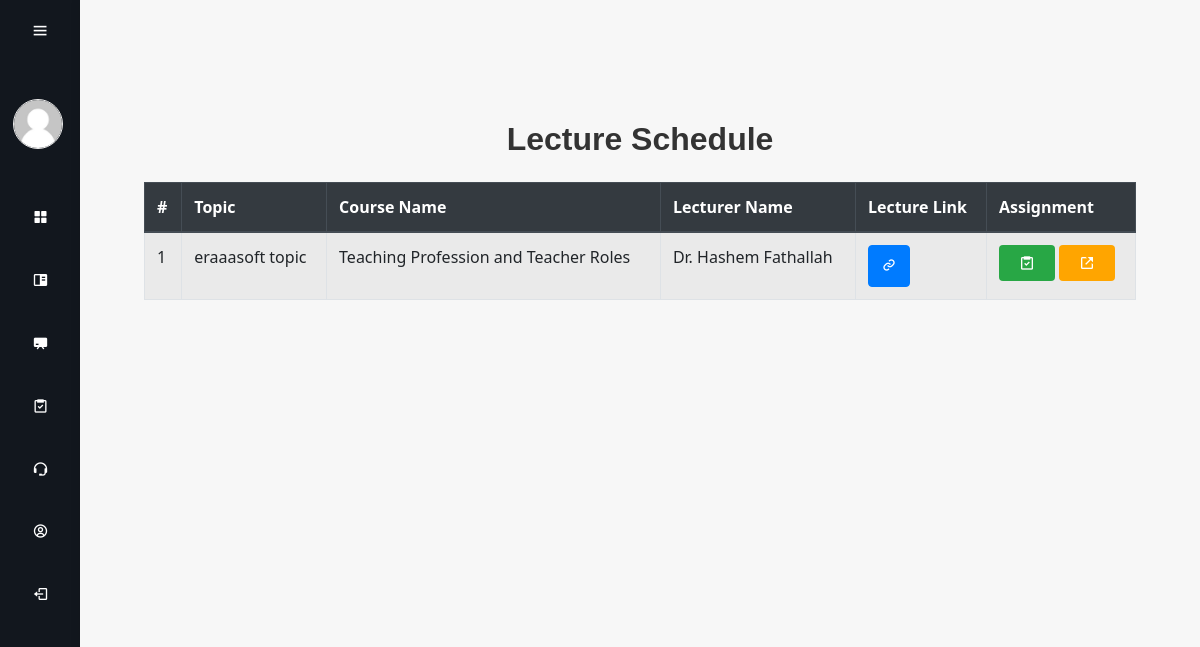
The page /index.php?page=lecture (signed in) on the database its author committed.
### tables this page shows
CREATE TABLE `courses` (
  `course_id` int(11) NOT NULL,
  `course_name` varchar(255) NOT NULL,
  `year` enum('First Year','Second Year','Third Year','Fourth Year') NOT NULL,
  `major` enum('Arabic Language','Geography','Chemistry','Physics','English Language','French Language','Science','Social Studies','Biology','Mathematics') NOT NULL,
  `lecture_times` varchar(255) DEFAULT NULL,
  `lecturer_name` varchar(255) DEFAULT 'Dr. Hashem Fathallah',
  `lecture_location` varchar(255) DEFAULT NULL
);

CREATE TABLE `lectures` (
  `lecture_id` int(11) NOT NULL,
  `course_id` int(11) NOT NULL,
  `professor_id` int(11) NOT NULL DEFAULT 2,
  `topic` varchar(255) NOT NULL,
  `drive_link` varchar(255) DEFAULT NULL,
  `lecture_date` datetime DEFAULT current_timestamp()
);

### core/functions.php (called while the page is built, shortened)
<?php
function url($path)
{
  return BASE_URL . "index.php?page=" . $path;
}

### views/lecture.php (the view, shortened to what this page needs)
<?php
require_once ROOT_PATH . "core/functions.php";
if (isset($_SESSION["student_id"])) {
    $student_id = $_SESSION["student_id"];
    $conn = mysqli_connect("localhost", "root", "", "edumanage");
    $sql = "SELECT c.*, l.*, p.*, a.task_link
    FROM students s
    JOIN courses c ON s.course_id = c.course_id
    JOIN lectures l ON c.course_id = l.course_id
    JOIN professor p ON l.professor_id = p.professor_id
    LEFT JOIN assignments a ON l.lecture_id = a.lecture_id AND a.student_id = s.student_id
    WHERE s.student_id = '$student_id'";
    $result = mysqli_query($conn, $sql);
}
require_once ROOT_PATH . "inc/header.php";
require_once ROOT_PATH . "inc/nav.php";
?>
<!DOCTYPE html>
<html lang="en">
<head>
    <link rel="stylesheet" href="https://stackpath.bootstrapcdn.com/bootstrap/4.5.2/css/bootstrap.min.css">
    <link href="https://cdn.jsdelivr.net/npm/boxicons@2.0.7/css/boxicons.min.css" rel="stylesheet">
</head>
<body>
    <div class="main-content">
        <div class="container mt-4">
            <h1 class="text-center mb-4">Lecture Schedule</h1>
            <table class="table table-striped table-bordered table-hover">
                <thead class="thead-dark">
                    <tr>
                        <th>#</th>
                        <th>Topic</th>
                        <th>Course Name</th>
                        <th>Lecturer Name</th>
                        <th>Lecture Link</th>
                        <th>Assignment</th>
                    </tr>
                </thead>
                <tbody>
                <?php if($result): ?>
                    <?php $i=1; while($row = mysqli_fetch_assoc($result)): ?>
                    <?php $lecture_id = $row["lecture_id"]; ?>
                    <tr>
                        <td><?= $i++; ?></td>
                        <td><?= htmlspecialchars($row["topic"]); ?></td>
                        <td><?= htmlspecialchars($row["course_name"]); ?></td>
                        <td><?= htmlspecialchars($row["lecturer_name"]); ?></td>
                        <td>
                            <a href="<?= htmlspecialchars($row['drive_link']); ?>" target="_blank" rel="noopener noreferrer" class="btn btn-custom-blue">
                                <i class='bx bx-link'></i>
                            </a>
                        </td>
                        <td>
                            <a href="<?= url("assignment&lecture_id=$lecture_id"); ?>" target="_blank" rel="noopener noreferrer" class="btn btn-custom-green">
                                <i class='bx bx-task'></i>
                            </a>
                            <?php if (!empty($row['task_link'])): ?>
                                <a href="<?= htmlspecialchars($row['task_link']); ?>" target="_blank" rel="noopener noreferrer" class="btn btn-custom-orange">
                                    <i class='bx bx-link-external'></i>
                                </a>
                            <?php endif; ?>
                        </td>
                    </tr>
                    <?php endwhile; ?>
                    <?php endif; ?>
                </tbody>
            </table>
        </div>
    </div>
</body>
</html>
<?php require_once ROOT_PATH . "inc/footer.php";  ?>

### assets/css/style.css (style rules this page uses)
* { margin: 0; padding: 0; box-sizing: border-box; font-family: 'Segoe UI', Tahoma, Geneva, Verdana, sans-serif; }
.main-content { position: relative; background-color: #f7f7f7; min-height: 100vh; top: 0; left: 80px; transition: all 0.5s ease; width: calc(100% - 80px); padding: 2rem; box-shadow: 0 0 10px rgba(0, 0, 0, 0.1); }
.text-center { text-align: center; color: #333; font-size: 2rem; margin-top: 2rem; font-weight: 600; font-family: 'Arial', sans-serif; }
.container { max-width: 800px; margin: 0 auto; padding: 2rem; border-radius: 10px; }

### views/lecture.php (style rules this page uses)
.container { max-width: 1200px; margin: 0 auto; padding: 2rem; }
.text-center { text-align: center; }
.btn-custom-blue { background-color: #007bff; border-color: #007bff; color: #fff; padding: 8px 12px; font-size: 16px; }
.btn-custom-green { background-color: #28a745; color: #fff; border: none; border-radius: 4px; padding: 10px 20px; font-size: 16px; transition: background-color 0.3s; display: inline-flex; align-items: center; justify-content: center; }
.btn-custom-orange { background-color: orange; color: #fff; border: none; border-radius: 4px; padding: 10px 20px; font-size: 16px; transition: background-color 0.3s; display: inline-flex; align-items: center; justify-content: center; }

### rows shown on the page
courses: lectures.topic "eraaasoft topic", course_name "Teaching Profession and Teacher Roles", lecturer_name "Dr. Hashem Fathallah"
